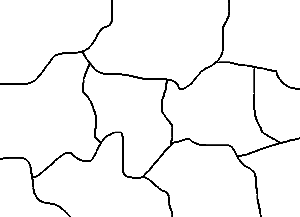
#> input picture Appendix A/map.png, 300 x 217 px
$ jupyter execute --allow-errors auto_coloring.ipynb   (shell and % lines are left out)
#> lines starting #> are read from the running program, lines starting #| are printed output that depends on the picture; after the words box and inside, x2 and y2 are one past the last pixel; in counts of white or black regions, pixels touching at a corner belong together
[cell 1]
import numpy as np
import matplotlib.pyplot as plt
import cv2

org_image = cv2.imread('map.png')
#> org_image is the input picture: shape (217, 300, 3); min 0, max 255, mean 245.2
plt.imshow(org_image)
plt.show()

[cell 2]
gray_image = cv2.cvtColor(org_image, cv2.COLOR_BGR2GRAY)
kernel = np.ones((3,3), np.uint8)
gray_image = cv2.erode(gray_image, kernel, iterations=1)
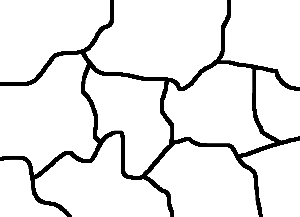
#> gray_image: shape (217, 300); min 0, max 255, mean 233
plt.imshow(gray_image)
plt.gray()
plt.show()

[cell 3]
contours, _ = cv2.findContours(gray_image, cv2.RETR_TREE,
                               cv2.CHAIN_APPROX_SIMPLE)[-2:]
#> contours = 11 contours; largest, box (x1, y1, x2, y2) and area: (86, 0, 228, 87) 8742, (0, 54, 98, 175) 7640, (0, 0, 110, 82) 6340, (34, 134, 171, 217) 6026, (164, 64, 275, 154) 5972
for i,cnt in enumerate(contours):
    gray_image = cv2.drawContours(gray_image, [cnt], 0, i+1, cv2.FILLED)
#> this loop made 11 passes
#> pass 1, `gray_image = cv2.drawContours(gray_image, [cnt], 0, i+1, cv2.FILLED)`:
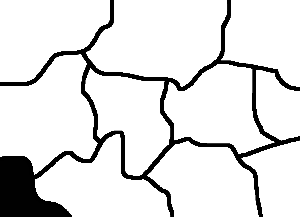
#> gray_image: shape (217, 300); 3.28% of pixels changed, all inside (x1, y1, x2, y2) = (0, 159, 67, 217)
#> pass 2, `gray_image = cv2.drawContours(gray_image, [cnt], 0, i+1, cv2.FILLED)`:
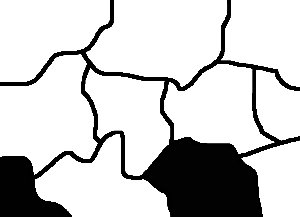
#> gray_image: shape (217, 300); 9.34% of pixels changed, all inside (x1, y1, x2, y2) = (147, 141, 259, 217)
#> pass 3, `gray_image = cv2.drawContours(gray_image, [cnt], 0, i+1, cv2.FILLED)`:
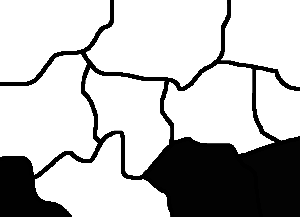
#> gray_image: shape (217, 300); 4.75% of pixels changed, all inside (x1, y1, x2, y2) = (241, 140, 300, 217)
#> after the loop:
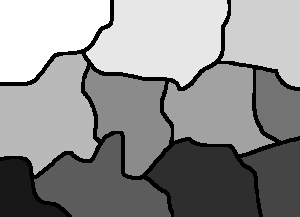
#> gray_image: shape (217, 300); min 0, max 11, mean 6.23; drawn with min black and max white

plt.imshow(gray_image)
plt.show()

[cell 4]
nc = len(contours)
#> nc = 11
adjacent = [set() for _ in range(nc+1)] # adjacent[ID] = set of IDs
#> adjacent = 12 items

h, w = gray_image.shape
#> h = 217; w = 300
D = 5
for i,cnt in enumerate(contours):
    for x,y in cnt.reshape(-1,2):
        if (D <= x < w - D) and (D <= y < h - D):
            surroundings = set(gray_image[y-D:y+D+1, x-D:x+D+1].ravel())
            adjacent[i+1] |= surroundings

for i in range(1, nc + 1):
    adjacent[i] -= set([0, i])
    for j in adjacent[i]:
        if i in adjacent[j]:
            adjacent[j].remove(i)
    print(i, ':', adjacent[i])

[cell 5]
from simpleai.search import CspProblem, backtrack

names = list(range(1, nc+1))
#> names = [1, 2, 3, 4, 5, 6, 7, 8, 9, 10, 11]
colors = dict((name, ['red', 'green', 'blue', 'gray']) for name in names)

def constraint_func(names, values):
    return values[0] != values[1]

constraints = [((a, b), constraint_func)
                   for a in range(1, nc+1)
                       for b in adjacent[a]]
#> constraints = 21 items

#> (the rest of this cell did not finish here and is left out)
